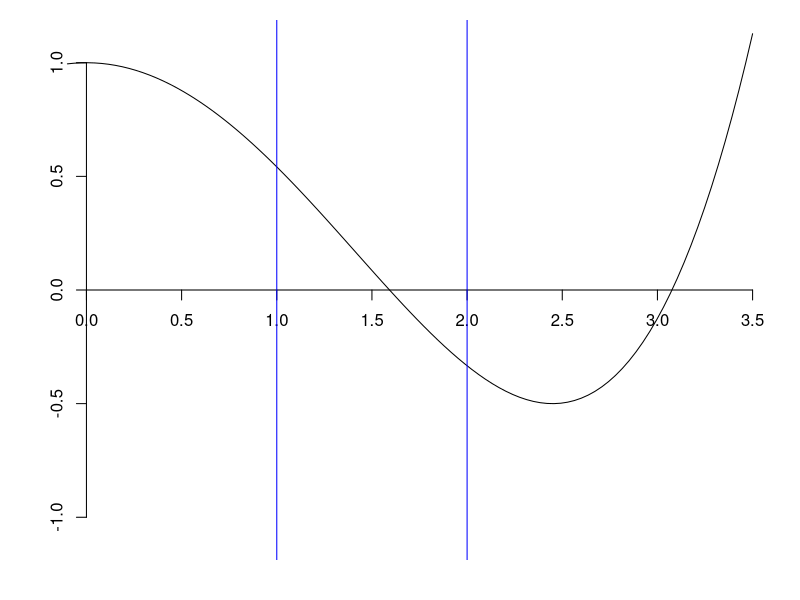
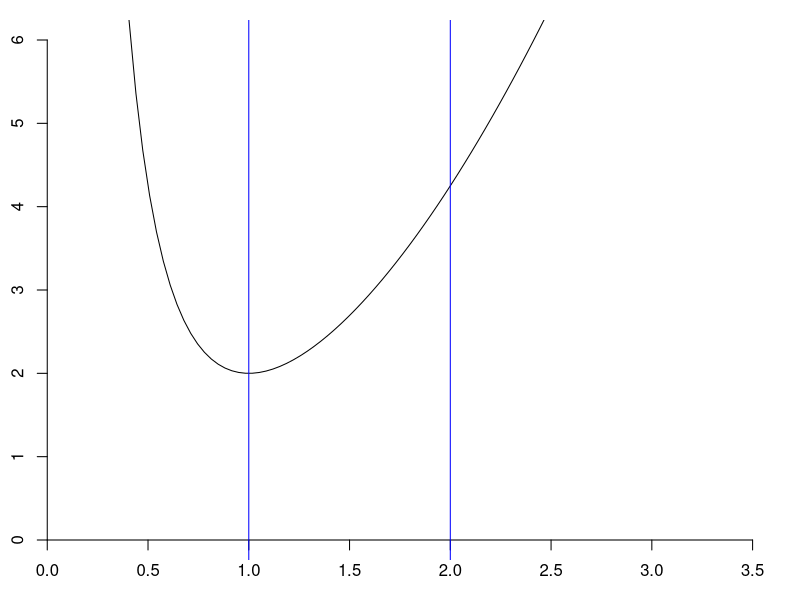
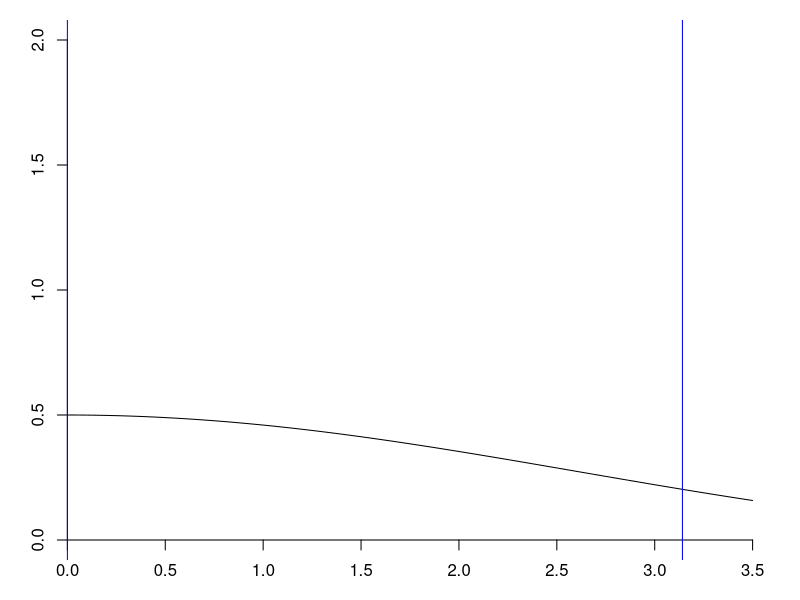
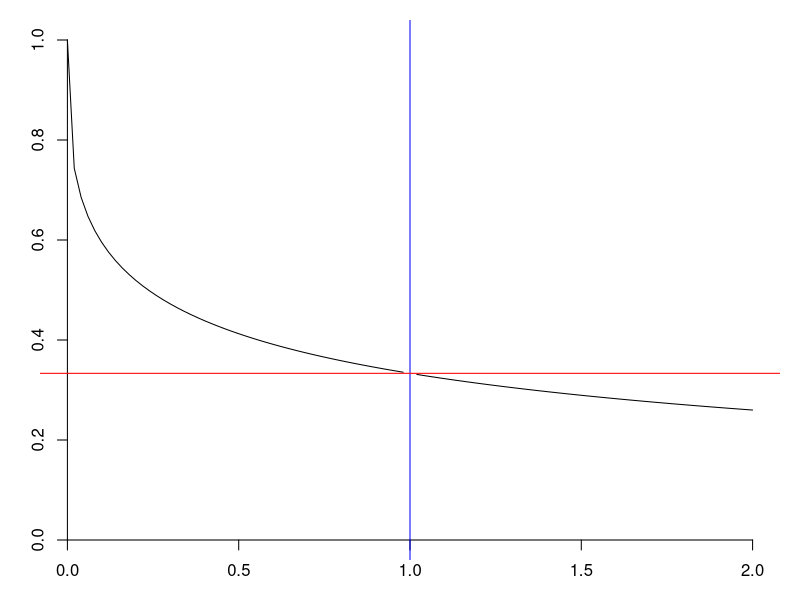

Generate these figures, in order, with R:
#Math 23 Script2.3C-SampleProblems.R

#Last modified October 16, 2014 by Paul Bamberg

par(mar=c(2,2,1,1), pch=20) #margins small as possible

#Problem 2
C <- function(x) 1 - x^2/2 + x^4/24
plot(NULL, xlim = c(-0.1,3.5), ylim = c(-1.1,1.1), axes = FALSE)
axis(1,pos = 0); axis(2,pos = 0) #set up axes at left and bottom
curve(C(x), add = TRUE)
abline(v = c(1,2),col = "blue")


#Problem 3
f <- function(x) 1/x^2 + x^2
plot(NULL, xlim = c(0.1,3.5), ylim = c(0,6), axes = FALSE)
axis(1,pos = 0); axis(2,pos = 0) #set up axes at left and bottom
curve(f(x), add = TRUE)
abline(v = c(1,2),col = "blue")

#Problem 4
f <- function(x) (1-cos(x))/x^2
plot(NULL, xlim = c(0.0001,3.5), ylim = c(0,2), axes = FALSE)
axis(1,pos = 0); axis(2,pos = 0) #set up axes at left and bottom
curve(f(x), add = TRUE)
abline(v = c(0,pi),col = "blue")

#Problem 6
f <- function(x) (x^(1/3)-1)/(x-1)
plot(NULL, xlim = c(0,2), ylim = c(0,1), axes = FALSE)
axis(1,pos = 0); axis(2,pos = 0) #set up axes at left and bottom
curve(f(x), add = TRUE)
abline(v = 1,col = "blue")
abline(h = 1/3,col = "red")
